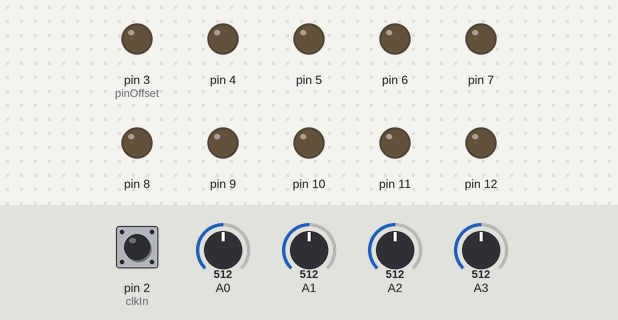
Simulated run of this sketch. Board: Arduino Nano, built with avr-gcc and run on an emulated ATmega328P. Shown: output pins drawn as LEDs (lit = HIGH). Dashed ring = blinking. Inputs (shaded band) come from the test bench; at power-on: pin 2 (clkIn) HIGH, A0 = 512, A1 = 512, A2 = 512, A3 = 512.

Above: at 1.2 s.
1.3 s: pin 2 (clkIn) pulsed LOW 5 times (0.12 s each, 0.3 s apart)
At 3.5 s:
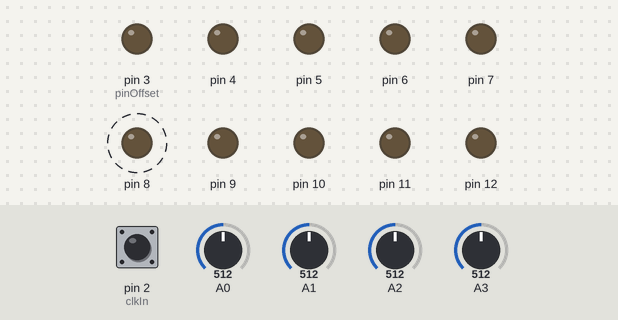
4.3 s: pin 2 (clkIn) pulsed LOW 2 times (0.12 s each, 0.3 s apart)
At 4.8 s:
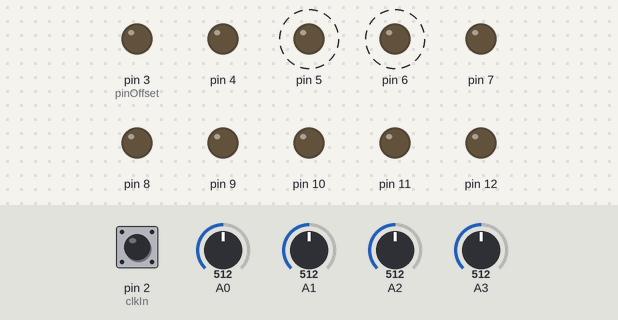
Timing chart, 0 to 7.3 s (numbered marks = the images above; inputs shaded):
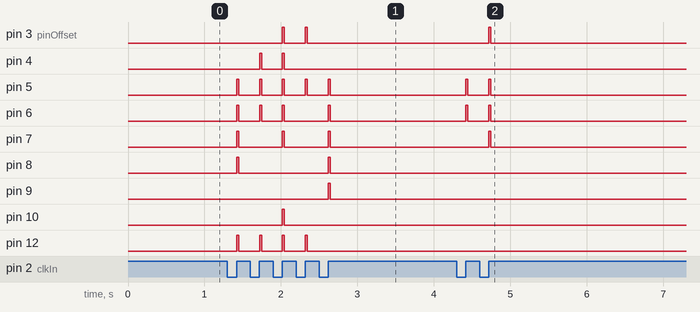

Measured:
- after the input at 1.3 s, pin 3 (pinOffset): alternates HIGH for 0.03 s and LOW for 0.27 s, 4 changes in all, then stays LOW, starting after 0.72 s; pin 4: alternates HIGH for 0.03 s and LOW for 0.27 s, 4 changes in all, then stays LOW, starting after 0.42 s
- after the input at 4.3 s, pin 3 (pinOffset), pin 7: LOW → HIGH after 0.42 s, → LOW 0.03 s later; pin 5, pin 6: alternates HIGH for 0.03 s and LOW for 0.27 s, 4 changes in all, then stays LOW, starting after 0.12 s

The sketch:

AC18_VariationGenerator.ino
```cpp
// (licence header left out)
//  constants related to the Arduino Nano pin use
const int clkIn = 2;           // the digital (clock) input
const int pinOffset = 3;       // the first digital pin
const int trigTime = 25;       // 25 ms trigger time

//  variables for interrupt handling of the clock input
volatile int clkState = LOW;

//  variables used to control the current DIO output states
int digState[10] = {0, 0, 0, 0, 0, 0, 0, 0, 0, 0};
int onState = 0;

// clocking variables
unsigned long lastMillis = 0;
int cStep = 0;

// pattern
int pattern[10][16] = {
  {1,1,1,1,1,1,1,1,1,1,1,1,1,1,1,1},
  {1,1,1,0,1,1,1,0,1,1,1,0,1,1,1,0},
  {1,0,1,0,1,0,1,0,1,0,1,0,1,0,1,0},
  {1,0,0,0,1,0,0,0,1,0,0,0,1,0,0,0},
  {0,0,0,0,1,0,0,0,0,0,0,0,1,0,0,0},
  {1,0,0,0,0,0,0,0,0,0,1,0,0,0,0,0},
  {0,1,0,1,0,1,0,1,0,0,0,0,0,0,0,0},
  {1,1,1,1,0,0,0,0,1,1,1,1,0,0,0,0},
  {0,0,1,1,0,0,1,1,0,0,1,1,0,0,1,1},
  {0,1,1,0,0,0,0,0,0,1,1,0,0,0,0,0}};

//  ==================== start of setup() ======================

void setup() {

  Serial.begin(9600);

  // set up the digital (clock) input
  pinMode(clkIn, INPUT);

  // set up the digital outputs
  for (int i=0; i<10; i++) {
    pinMode(pinOffset + i, OUTPUT);
    digitalWrite(pinOffset + i, LOW);
  }

  // Note: Interrupt 0 is for pin 2 (clkIn)
  attachInterrupt(0, isr, RISING);
}

//  ==================== start of loop() =======================

void loop()
{
  // Check for clocking
  int doClock = 0;
  if (clkState) {
    doClock = 1;
    clkState = 0;
  }

  // Determine offsets
  int vShift = (analogRead(0) >> 7) + (analogRead(2) >> 7);
  int hShift = (analogRead(1) >> 7) + (analogRead(3) >> 7);

  // if clocked, do output
  if (doClock) {
    for (int i=0; i<10; i++) {
      digState[i] = pattern[(i+vShift)%10][(cStep+hShift)%16];
      digitalWrite(pinOffset + i, digState[i]);
    }

    cStep++;
    if (cStep >= 16) {
      cStep = 0;
    }

    onState = 1;
    lastMillis = millis();
  }

  // if trigTime complete, turn off
  if ((onState) && (millis() - lastMillis > trigTime)) {
    for (int i=0; i<10; i++) {
      if (digState[i]) {
        digitalWrite(pinOffset + i, LOW);
      }
    }
    onState = 0;
  }

}

//  =================== convenience routines ===================

//  isr() - quickly handle interrupts from the clock input
//  ------------------------------------------------------
void isr()
{
  clkState = HIGH;
}

//  dacOutput(byte) - deal with the DAC output
//  -----------------------------------------
void dacOutput(byte v)
{
  PORTB = (PORTB & B11100000) | (v >> 3);
	PORTD = (PORTD & B00011111) | ((v & B00000111) << 5);
}

//  ===================== end of program =======================
```
